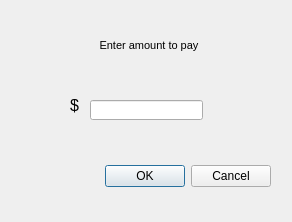
<?xml version="1.0" encoding="UTF-8"?>
<ui version="4.0">
 <class>PayFeesWindow</class>
 <widget class="QDialog" name="PayFeesWindow">
  <property name="geometry">
   <rect>
    <x>0</x>
    <y>0</y>
    <width>292</width>
    <height>222</height>
   </rect>
  </property>
  <property name="windowTitle">
   <string>Dialog</string>
  </property>
  <widget class="QDialogButtonBox" name="buttonBox">
   <property name="geometry">
    <rect>
     <x>-70</x>
     <y>160</y>
     <width>341</width>
     <height>32</height>
    </rect>
   </property>
   <property name="orientation">
    <enum>Qt::Horizontal</enum>
   </property>
   <property name="standardButtons">
    <set>QDialogButtonBox::Cancel|QDialogButtonBox::Ok</set>
   </property>
  </widget>
  <widget class="QLabel" name="label">
   <property name="geometry">
    <rect>
     <x>40</x>
     <y>20</y>
     <width>221</width>
     <height>51</height>
    </rect>
   </property>
   <property name="font">
    <font>
     <pointsize>8</pointsize>
     <weight>50</weight>
     <bold>false</bold>
    </font>
   </property>
   <property name="text">
    <string>Enter amount to pay </string>
   </property>
   <property name="alignment">
    <set>Qt::AlignCenter</set>
   </property>
  </widget>
  <widget class="QLabel" name="label_2">
   <property name="geometry">
    <rect>
     <x>70</x>
     <y>90</y>
     <width>16</width>
     <height>31</height>
    </rect>
   </property>
   <property name="font">
    <font>
     <pointsize>12</pointsize>
    </font>
   </property>
   <property name="text">
    <string>$</string>
   </property>
  </widget>
  <widget class="QLineEdit" name="lineEdit">
   <property name="geometry">
    <rect>
     <x>90</x>
     <y>100</y>
     <width>113</width>
     <height>20</height>
    </rect>
   </property>
  </widget>
 </widget>
 <resources/>
 <connections>
  <connection>
   <sender>buttonBox</sender>
   <signal>accepted()</signal>
   <receiver>PayFeesWindow</receiver>
   <slot>accept()</slot>
   <hints>
    <hint type="sourcelabel">
     <x>248</x>
     <y>254</y>
    </hint>
    <hint type="destinationlabel">
     <x>157</x>
     <y>274</y>
    </hint>
   </hints>
  </connection>
  <connection>
   <sender>buttonBox</sender>
   <signal>rejected()</signal>
   <receiver>PayFeesWindow</receiver>
   <slot>reject()</slot>
   <hints>
    <hint type="sourcelabel">
     <x>316</x>
     <y>260</y>
    </hint>
    <hint type="destinationlabel">
     <x>286</x>
     <y>274</y>
    </hint>
   </hints>
  </connection>
 </connections>
</ui>
